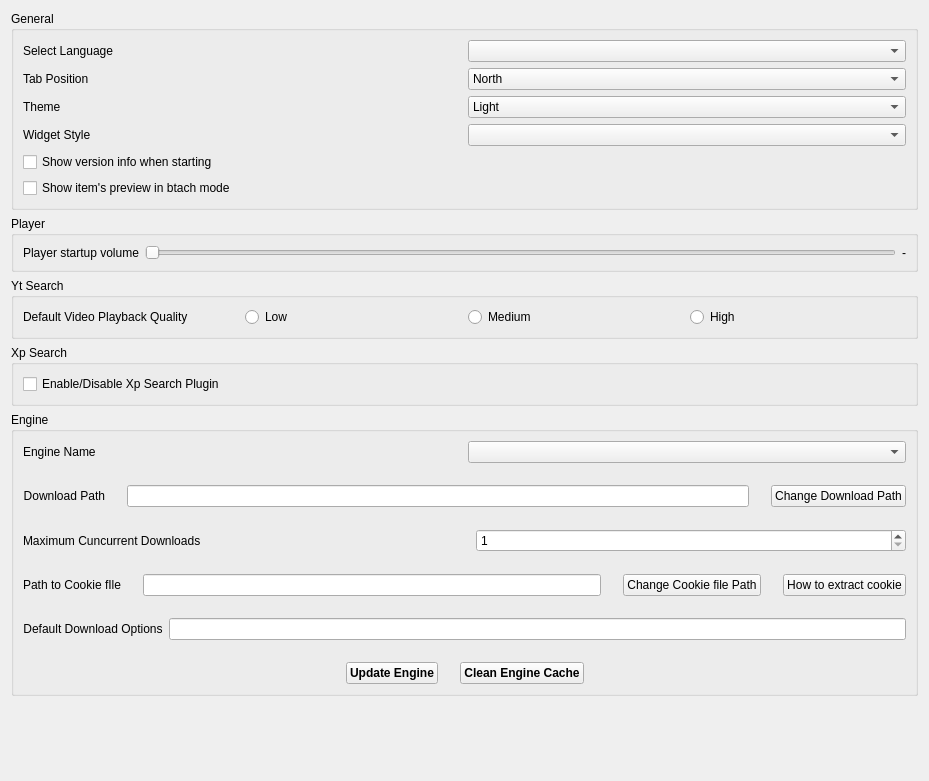
          <widget class="QWidget" name="scrollAreaWidgetContents">
           <property name="geometry">
            <rect>
             <x>0</x>
             <y>0</y>
             <width>929</width>
             <height>781</height>
            </rect>
           </property>
           <layout class="QVBoxLayout" name="verticalLayout_21">
            <item>
             <widget class="QGroupBox" name="groupBox_2">
              <property name="title">
               <string>General</string>
              </property>
              <layout class="QVBoxLayout" name="verticalLayout_8">
               <item>
                <layout class="QVBoxLayout" name="verticalLayout_12">
                 <item>
                  <widget class="QWidget" name="languageSelectionWidget" native="true">
                   <layout class="QHBoxLayout" name="horizontalLayout_21">
                    <property name="leftMargin">
                     <number>0</number>
                    </property>
                    <property name="topMargin">
                     <number>0</number>
                    </property>
                    <property name="rightMargin">
                     <number>0</number>
                    </property>
                    <property name="bottomMargin">
                     <number>0</number>
                    </property>
                    <item>
                     <widget class="QLabel" name="labelConfigureLanguage">
                      <property name="text">
                       <string>Select Language</string>
                      </property>
                      <property name="wordWrap">
                       <bool>true</bool>
                      </property>
                     </widget>
                    </item>
                    <item>
                     <widget class="QComboBox" name="cbConfigureLanguage"/>
                    </item>
                   </layout>
                  </widget>
                 </item>
                 <item>
                  <layout class="QHBoxLayout" name="horizontalLayout_2">
                   <item>
                    <widget class="QLabel" name="labelConfigureTheme_2">
                     <property name="text">
                      <string>Tab Position</string>
                     </property>
                     <property name="wordWrap">
                      <bool>true</bool>
                     </property>
                    </widget>
                   </item>
                   <item>
                    <widget class="QComboBox" name="comboBoxConfigureTabPosition">
                     <item>
                      <property name="text">
                       <string>North</string>
                      </property>
                      <property name="icon">
                       <iconset resource="icons.qrc">
                        <normaloff>:/icons/sub_blue_up.png</normaloff>:/icons/sub_blue_up.png</iconset>
                      </property>
                     </item>
                     <item>
                      <property name="text">
                       <string>South</string>
                      </property>
                      <property name="icon">
                       <iconset resource="icons.qrc">
                        <normaloff>:/icons/sub_blue_down.png</normaloff>:/icons/sub_blue_down.png</iconset>
                      </property>
                     </item>
                     <item>
                      <property name="text">
                       <string>West</string>
                      </property>
                      <property name="icon">
                       <iconset resource="icons.qrc">
                        <normaloff>:/icons/sub_blue_prev.png</normaloff>:/icons/sub_blue_prev.png</iconset>
                      </property>
                     </item>
                     <item>
                      <property name="text">
                       <string>East</string>
                      </property>
                      <property name="icon">
                       <iconset resource="icons.qrc">
                        <normaloff>:/icons/sub_blue_next.png</normaloff>:/icons/sub_blue_next.png</iconset>
                      </property>
                     </item>
                    </widget>
                   </item>
                  </layout>
                 </item>
                 <item>
                  <layout class="QHBoxLayout" name="horizontalLayout_3">
                   <item>
                    <widget class="QLabel" name="labelConfigureTheme">
                     <property name="text">
                      <string>Theme</string>
                     </property>
                     <property name="wordWrap">
                      <bool>true</bool>
                     </property>
                    </widget>
                   </item>
                   <item>
                    <widget class="QComboBox" name="comboBoxTheme">
                     <item>
                      <property name="text">
                       <string>Light</string>
                      </property>
                     </item>
                     <item>
                      <property name="text">
                       <string>Dark</string>
                      </property>
                     </item>
                    </widget>
                   </item>
                  </layout>
                 </item>
                 <item>
                  <layout class="QHBoxLayout" name="horizontalLayout_6">
                   <item>
                    <widget class="QLabel" name="labelConfigureWidgetStyle">
                     <property name="text">
                      <string>Widget Style</string>
                     </property>
                     <property name="wordWrap">
                      <bool>true</bool>
                     </property>
                    </widget>
                   </item>
                   <item>
                    <widget class="QComboBox" name="comboBoxWidgetStyle"/>
                   </item>
                  </layout>
                 </item>
                 <item>
                  <widget class="QCheckBox" name="cbConfigureShowVersionInfo">
                   <property name="text">
                    <string>Show version info when starting</string>
                   </property>
                  </widget>
                 </item>
                 <item>
                  <widget class="QCheckBox" name="cbConfigureShowThumbnails">
                   <property name="text">
                    <string>Show item's preview in btach mode</string>
                   </property>
                  </widget>
                 </item>
                </layout>
               </item>
              </layout>
             </widget>
            </item>
            <item>
             <widget class="QGroupBox" name="groupBox_4">
              <property name="title">
               <string>Player</string>
              </property>
              <layout class="QVBoxLayout" name="verticalLayout_26">
               <item>
                <layout class="QHBoxLayout" name="horizontalLayout_20">
                 <property name="topMargin">
                  <number>0</number>
                 </property>
                 <item>
                  <widget class="QLabel" name="labelConfigurePlayerVolume">
                   <property name="text">
                    <string>Player startup volume</string>
                   </property>
                   <property name="wordWrap">
                    <bool>true</bool>
                   </property>
                  </widget>
                 </item>
                 <item>
                  <widget class="QSlider" name="playerVolumeSlider">
                   <property name="orientation">
                    <enum>Qt::Horizontal</enum>
                   </property>
                  </widget>
                 </item>
                 <item>
                  <widget class="QLabel" name="playerVolumeConfigureLabel">
                   <property name="text">
                    <string>-</string>
                   </property>
                   <property name="wordWrap">
                    <bool>true</bool>
                   </property>
                  </widget>
                 </item>
                </layout>
               </item>
              </layout>
             </widget>
            </item>
            <item>
             <widget class="QGroupBox" name="groupBox_3">
              <property name="title">
               <string>Yt Search</string>
              </property>
              <layout class="QVBoxLayout" name="verticalLayout_18">
               <item>
                <layout class="QVBoxLayout" name="verticalLayout_20">
                 <item>
                  <widget class="QWidget" name="configPreferredYtQuality" native="true">
                   <layout class="QHBoxLayout" name="horizontalLayout_10">
                    <property name="leftMargin">
                     <number>0</number>
                    </property>
                    <property name="topMargin">
                     <number>0</number>
                    </property>
                    <property name="rightMargin">
                     <number>0</number>
                    </property>
                    <property name="bottomMargin">
                     <number>0</number>
                    </property>
                    <item>
                     <widget class="QLabel" name="label_6">
                      <property name="text">
                       <string>Default Video Playback Quality</string>
                      </property>
                     </widget>
                    </item>
                    <item>
                     <widget class="QRadioButton" name="rbConfigYtLowQual">
                      <property name="text">
                       <string>Low</string>
                      </property>
                     </widget>
                    </item>
                    <item>
                     <widget class="QRadioButton" name="rbConfigYtMediumQual">
                      <property name="text">
                       <string>Medium</string>
                      </property>
                     </widget>
                    </item>
                    <item>
                     <widget class="QRadioButton" name="rbConfigYtHighQual">
                      <property name="text">
                       <string>High</string>
                      </property>
                     </widget>
                    </item>
                   </layout>
                  </widget>
                 </item>
                </layout>
               </item>
              </layout>
             </widget>
            </item>
            <item>
             <widget class="QGroupBox" name="xpSearchGroupBox">
              <property name="title">
               <string>Xp Search</string>
              </property>
              <layout class="QVBoxLayout" name="verticalLayout_24">
               <item>
                <widget class="QCheckBox" name="xpSearcgEnableCheckBox">
                 <property name="text">
                  <string>Enable/Disable Xp Search Plugin</string>
                 </property>
                </widget>
               </item>
              </layout>
             </widget>
            </item>
            <item>
             <widget class="QGroupBox" name="groupBox">
              <property name="title">
               <string>Engine</string>
              </property>
              <layout class="QVBoxLayout" name="verticalLayout_4">
               <property name="spacing">
                <number>22</number>
               </property>
               <item>
                <layout class="QVBoxLayout" name="verticalLayout_17">
                 <property name="bottomMargin">
                  <number>0</number>
                 </property>
                 <item>
                  <widget class="QWidget" name="engineNameWidget" native="true">
                   <layout class="QHBoxLayout" name="horizontalLayout_31">
                    <property name="leftMargin">
                     <number>0</number>
                    </property>
                    <property name="topMargin">
                     <number>0</number>
                    </property>
                    <property name="rightMargin">
                     <number>0</number>
                    </property>
                    <property name="bottomMargin">
                     <number>0</number>
                    </property>
                    <item>
                     <widget class="QLabel" name="labelConfigureEngines">
                      <property name="text">
                       <string>Engine Name</string>
                      </property>
                      <property name="wordWrap">
                       <bool>true</bool>
                      </property>
                     </widget>
                    </item>
                    <item>
                     <widget class="QComboBox" name="cbConfigureEngines"/>
                    </item>
                   </layout>
                  </widget>
                 </item>
                 <item>
                  <layout class="QHBoxLayout" name="horizontalLayout_23">
                   <item>
                    <widget class="QLabel" name="labelConfigureDownloadPath">
                     <property name="text">
                      <string>Download Path</string>
                     </property>
                     <property name="alignment">
                      <set>Qt::AlignRight|Qt::AlignTrailing|Qt::AlignVCenter</set>
                     </property>
                     <property name="wordWrap">
                      <bool>true</bool>
                     </property>
                    </widget>
                   </item>
                   <item>
                    <widget class="QLineEdit" name="lineEditConfigureDownloadPath"/>
                   </item>
                   <item>
                    <widget class="QPushButton" name="pbConfigureDownloadPath">
                     <property name="toolTip">
                      <string>&lt;html&gt;&lt;head/&gt;&lt;body&gt;&lt;p&gt;Click here to change the download path. Files will be downloaded to the selected path.&lt;/p&gt;&lt;/body&gt;&lt;/html&gt;</string>
                     </property>
                     <property name="text">
                      <string>Change Download Path</string>
                     </property>
                     <property name="icon">
                      <iconset resource="icons.qrc">
                       <normaloff>:/icons/folder_open.png</normaloff>:/icons/folder_open.png</iconset>
                     </property>
                     <property name="iconSize">
                      <size>
                       <width>22</width>
                       <height>22</height>
                      </size>
                     </property>
                    </widget>
                   </item>
                  </layout>
                 </item>
                 <item>
                  <layout class="QHBoxLayout" name="horizontalLayout_24">
                   <item>
                    <widget class="QLabel" name="labelMaximumConcurrentDownloads">
                     <property name="text">
                      <string>Maximum Cuncurrent Downloads</string>
                     </property>
                    </widget>
                   </item>
                   <item>
                    <widget class="QSpinBox" name="spinBoxConfigureMaximuConcurrentDownloads">
                     <property name="minimum">
                      <number>1</number>
                     </property>
                     <property name="maximum">
                      <number>10</number>
                     </property>
                    </widget>
                   </item>
                  </layout>
                 </item>
                 <item>
                  <layout class="QHBoxLayout" name="horizontalLayout_32">
                   <item>
                    <widget class="QLabel" name="labelPathToCookieFile">
                     <property name="text">
                      <string>Path to Cookie fIle</string>
                     </property>
                     <property name="alignment">
                      <set>Qt::AlignCenter</set>
                     </property>
                    </widget>
                   </item>
                   <item>
                    <widget class="QLineEdit" name="lineEditConfigureCookiePath"/>
                   </item>
                   <item>
                    <widget class="QPushButton" name="pbConfigureCookiePath">
                     <property name="toolTip">
                      <string>&lt;html&gt;&lt;head/&gt;&lt;body&gt;&lt;p&gt;Select the path of cookies files that the application will utilize when downloading content from websites.&lt;/p&gt;&lt;/body&gt;&lt;/html&gt;</string>
                     </property>
                     <property name="text">
                      <string>Change Cookie file Path</string>
                     </property>
                     <property name="icon">
                      <iconset resource="icons.qrc">
                       <normaloff>:/icons/folder_open.png</normaloff>:/icons/folder_open.png</iconset>
                     </property>
                     <property name="iconSize">
                      <size>
                       <width>22</width>
                       <height>22</height>
                      </size>
                     </property>
                    </widget>
                   </item>
                   <item>
                    <widget class="QPushButton" name="pbConfigureCookieHowTo">
                     <property name="toolTip">
                      <string>&lt;html&gt;&lt;head/&gt;&lt;body&gt;&lt;p&gt;Visit the website to learn more about extracting cookies from a website and utilizing them in this&lt;/p&gt;&lt;p&gt;application to enable downloading content that is restricted behind a SignUp wall.&lt;/p&gt;&lt;/body&gt;&lt;/html&gt;</string>
                     </property>
                     <property name="text">
                      <string>How to extract cookie</string>
                     </property>
                     <property name="icon">
                      <iconset resource="icons.qrc">
                       <normaloff>:/icons/help_blue.png</normaloff>:/icons/help_blue.png</iconset>
                     </property>
                     <property name="iconSize">
                      <size>
                       <width>22</width>
                       <height>22</height>
                      </size>
                     </property>
                    </widget>
                   </item>
                  </layout>
                 </item>
                 <item>
                  <widget class="QWidget" name="defaultDownloadOptions" native="true">
                   <layout class="QHBoxLayout" name="horizontalLayout_33">
                    <property name="leftMargin">
                     <number>0</number>
                    </property>
                    <property name="topMargin">
                     <number>0</number>
                    </property>
                    <property name="rightMargin">
                     <number>0</number>
                    </property>
                    <property name="bottomMargin">
                     <number>0</number>
                    </property>
                    <item>
                     <widget class="QLabel" name="labelConfigureOptions">
                      <property name="text">
                       <string>Default Download Options</string>
                      </property>
                      <property name="alignment">
                       <set>Qt::AlignCenter</set>
                      </property>
                     </widget>
                    </item>
                    <item>
                     <widget class="QLineEdit" name="lineEditConfigureDownloadOptions"/>
                    </item>
                   </layout>
                  </widget>
                 </item>
                </layout>
               </item>
               <item>
                <layout class="QHBoxLayout" name="horizontalLayout">
                 <property name="topMargin">
                  <number>0</number>
                 </property>
                 <item>
                  <spacer name="horizontalSpacer_6">
                   <property name="orientation">
                    <enum>Qt::Horizontal</enum>
                   </property>
                   <property name="sizeHint" stdset="0">
                    <size>
                     <width>40</width>
                     <height>20</height>
                    </size>
                   </property>
                  </spacer>
                 </item>
                 <item>
                  <widget class="QPushButton" name="pbConfigureDownload">
                   <property name="font">
                    <font>
                     <bold>true</bold>
                    </font>
                   </property>
                   <property name="toolTip">
                    <string>&lt;html&gt;&lt;head/&gt;&lt;body&gt;&lt;p&gt;If you encounter issues while downloading media from websites, you can click this button to update the download engine. This action will incorporate any new fixes made to support downloading media from websites.&lt;/p&gt;&lt;/body&gt;&lt;/html&gt;</string>
                   </property>
                   <property name="text">
                    <string>Update Engine</string>
                   </property>
                   <property name="icon">
                    <iconset resource="icons.qrc">
                     <normaloff>:/icons/up.png</normaloff>:/icons/up.png</iconset>
                   </property>
                   <property name="iconSize">
                    <size>
                     <width>28</width>
                     <height>28</height>
                    </size>
                   </property>
                  </widget>
                 </item>
                 <item>
                  <widget class="QPushButton" name="pbConfigureClearEngineCache">
                   <property name="font">
                    <font>
                     <bold>true</bold>
                    </font>
                   </property>
                   <property name="toolTip">
                    <string>&lt;html&gt;&lt;head/&gt;&lt;body&gt;&lt;p&gt;Click here to clean the download engine cache. The download engine may cache data that could become stale over time. Clicking this button will force the cached data to be cleaned.&lt;/p&gt;&lt;/body&gt;&lt;/html&gt;</string>
                   </property>
                   <property name="text">
                    <string>Clean Engine Cache</string>
                   </property>
                   <property name="icon">
                    <iconset resource="icons.qrc">
                     <normaloff>:/icons/button_blue_repeat.png</normaloff>:/icons/button_blue_repeat.png</iconset>
                   </property>
                   <property name="iconSize">
                    <size>
                     <width>28</width>
                     <height>28</height>
                    </size>
                   </property>
                  </widget>
                 </item>
                 <item>
                  <spacer name="horizontalSpacer_10">
                   <property name="orientation">
                    <enum>Qt::Horizontal</enum>
                   </property>
                   <property name="sizeHint" stdset="0">
                    <size>
                     <width>40</width>
                     <height>20</height>
                    </size>
                   </property>
                  </spacer>
                 </item>
                </layout>
               </item>
              </layout>
             </widget>
            </item>
            <item>
             <spacer name="verticalSpacer">
              <property name="orientation">
               <enum>Qt::Vertical</enum>
              </property>
              <property name="sizeHint" stdset="0">
               <size>
                <width>20</width>
                <height>40</height>
               </size>
              </property>
             </spacer>
            </item>
           </layout>
          </widget>
